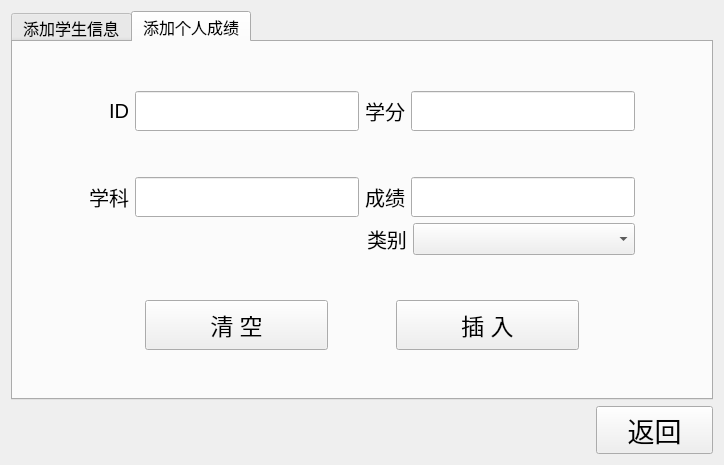
<?xml version="1.0" encoding="UTF-8"?>
<ui version="4.0">
 <class>insert</class>
 <widget class="QWidget" name="insert">
  <property name="geometry">
   <rect>
    <x>0</x>
    <y>0</y>
    <width>724</width>
    <height>465</height>
   </rect>
  </property>
  <property name="windowTitle">
   <string>Form</string>
  </property>
  <layout class="QHBoxLayout" name="horizontalLayout_6">
   <item>
    <layout class="QVBoxLayout" name="verticalLayout_5">
     <item>
      <widget class="QTabWidget" name="tab_ins">
       <property name="font">
        <font>
         <family>Microsoft YaHei UI</family>
         <pointsize>12</pointsize>
        </font>
       </property>
       <property name="currentIndex">
        <number>1</number>
       </property>
       <widget class="QWidget" name="tab">
        <attribute name="title">
         <string>添加学生信息</string>
        </attribute>
        <layout class="QVBoxLayout" name="verticalLayout_4">
         <item>
          <layout class="QVBoxLayout" name="verticalLayout_3">
           <item>
            <layout class="QHBoxLayout" name="horizontalLayout_16">
             <item>
              <spacer name="horizontalSpacer_6">
               <property name="orientation">
                <enum>Qt::Horizontal</enum>
               </property>
               <property name="sizeHint" stdset="0">
                <size>
                 <width>40</width>
                 <height>20</height>
                </size>
               </property>
              </spacer>
             </item>
             <item>
              <layout class="QVBoxLayout" name="verticalLayout" stretch="10,40,5,40,5,40,10">
               <item>
                <spacer name="verticalSpacer_3">
                 <property name="orientation">
                  <enum>Qt::Vertical</enum>
                 </property>
                 <property name="sizeHint" stdset="0">
                  <size>
                   <width>20</width>
                   <height>40</height>
                  </size>
                 </property>
                </spacer>
               </item>
               <item>
                <layout class="QHBoxLayout" name="horizontalLayout_2">
                 <item>
                  <widget class="QLabel" name="label_3">
                   <property name="minimumSize">
                    <size>
                     <width>40</width>
                     <height>0</height>
                    </size>
                   </property>
                   <property name="font">
                    <font>
                     <pointsize>15</pointsize>
                    </font>
                   </property>
                   <property name="text">
                    <string>ID</string>
                   </property>
                   <property name="alignment">
                    <set>Qt::AlignRight|Qt::AlignTrailing|Qt::AlignVCenter</set>
                   </property>
                  </widget>
                 </item>
                 <item>
                  <widget class="QLineEdit" name="lineEdit_2">
                   <property name="minimumSize">
                    <size>
                     <width>0</width>
                     <height>40</height>
                    </size>
                   </property>
                  </widget>
                 </item>
                </layout>
               </item>
               <item>
                <spacer name="verticalSpacer_5">
                 <property name="orientation">
                  <enum>Qt::Vertical</enum>
                 </property>
                 <property name="sizeHint" stdset="0">
                  <size>
                   <width>20</width>
                   <height>40</height>
                  </size>
                 </property>
                </spacer>
               </item>
               <item>
                <layout class="QHBoxLayout" name="horizontalLayout_3">
                 <item>
                  <widget class="QLabel" name="label_4">
                   <property name="minimumSize">
                    <size>
                     <width>30</width>
                     <height>0</height>
                    </size>
                   </property>
                   <property name="maximumSize">
                    <size>
                     <width>50</width>
                     <height>16777215</height>
                    </size>
                   </property>
                   <property name="font">
                    <font>
                     <pointsize>15</pointsize>
                    </font>
                   </property>
                   <property name="text">
                    <string>性别</string>
                   </property>
                   <property name="alignment">
                    <set>Qt::AlignRight|Qt::AlignTrailing|Qt::AlignVCenter</set>
                   </property>
                  </widget>
                 </item>
                 <item>
                  <widget class="QRadioButton" name="radioButton">
                   <property name="minimumSize">
                    <size>
                     <width>0</width>
                     <height>40</height>
                    </size>
                   </property>
                   <property name="font">
                    <font>
                     <pointsize>15</pointsize>
                    </font>
                   </property>
                   <property name="layoutDirection">
                    <enum>Qt::LeftToRight</enum>
                   </property>
                   <property name="text">
                    <string>M</string>
                   </property>
                  </widget>
                 </item>
                 <item>
                  <widget class="QRadioButton" name="radioButton_2">
                   <property name="minimumSize">
                    <size>
                     <width>0</width>
                     <height>40</height>
                    </size>
                   </property>
                   <property name="font">
                    <font>
                     <pointsize>15</pointsize>
                    </font>
                   </property>
                   <property name="text">
                    <string>W</string>
                   </property>
                   <property name="autoExclusive">
                    <bool>true</bool>
                   </property>
                  </widget>
                 </item>
                </layout>
               </item>
               <item>
                <spacer name="verticalSpacer_6">
                 <property name="orientation">
                  <enum>Qt::Vertical</enum>
                 </property>
                 <property name="sizeHint" stdset="0">
                  <size>
                   <width>20</width>
                   <height>40</height>
                  </size>
                 </property>
                </spacer>
               </item>
               <item>
                <layout class="QHBoxLayout" name="horizontalLayout_7">
                 <item>
                  <widget class="QLabel" name="label_6">
                   <property name="minimumSize">
                    <size>
                     <width>40</width>
                     <height>0</height>
                    </size>
                   </property>
                   <property name="maximumSize">
                    <size>
                     <width>40</width>
                     <height>16777215</height>
                    </size>
                   </property>
                   <property name="font">
                    <font>
                     <pointsize>15</pointsize>
                    </font>
                   </property>
                   <property name="text">
                    <string>类别</string>
                   </property>
                   <property name="alignment">
                    <set>Qt::AlignRight|Qt::AlignTrailing|Qt::AlignVCenter</set>
                   </property>
                  </widget>
                 </item>
                 <item>
                  <widget class="QComboBox" name="comboBox">
                   <property name="maximumSize">
                    <size>
                     <width>400</width>
                     <height>30</height>
                    </size>
                   </property>
                   <property name="font">
                    <font>
                     <family>Microsoft YaHei UI</family>
                    </font>
                   </property>
                   <property name="currentIndex">
                    <number>-1</number>
                   </property>
                   <item>
                    <property name="text">
                     <string>本科生</string>
                    </property>
                   </item>
                   <item>
                    <property name="text">
                     <string>研究生</string>
                    </property>
                   </item>
                   <item>
                    <property name="text">
                     <string>博士生</string>
                    </property>
                   </item>
                  </widget>
                 </item>
                </layout>
               </item>
               <item>
                <spacer name="verticalSpacer_2">
                 <property name="orientation">
                  <enum>Qt::Vertical</enum>
                 </property>
                 <property name="sizeHint" stdset="0">
                  <size>
                   <width>20</width>
                   <height>40</height>
                  </size>
                 </property>
                </spacer>
               </item>
              </layout>
             </item>
             <item>
              <spacer name="horizontalSpacer_5">
               <property name="orientation">
                <enum>Qt::Horizontal</enum>
               </property>
               <property name="sizeHint" stdset="0">
                <size>
                 <width>40</width>
                 <height>20</height>
                </size>
               </property>
              </spacer>
             </item>
             <item>
              <layout class="QVBoxLayout" name="verticalLayout_2" stretch="10,40,5,40,5,40,10">
               <item>
                <spacer name="verticalSpacer_4">
                 <property name="orientation">
                  <enum>Qt::Vertical</enum>
                 </property>
                 <property name="sizeHint" stdset="0">
                  <size>
                   <width>20</width>
                   <height>40</height>
                  </size>
                 </property>
                </spacer>
               </item>
               <item>
                <layout class="QHBoxLayout" name="horizontalLayout_5">
                 <item>
                  <widget class="QLabel" name="label_2">
                   <property name="minimumSize">
                    <size>
                     <width>40</width>
                     <height>0</height>
                    </size>
                   </property>
                   <property name="font">
                    <font>
                     <pointsize>14</pointsize>
                    </font>
                   </property>
                   <property name="text">
                    <string>姓名</string>
                   </property>
                  </widget>
                 </item>
                 <item>
                  <widget class="QLineEdit" name="lineEdit">
                   <property name="minimumSize">
                    <size>
                     <width>0</width>
                     <height>40</height>
                    </size>
                   </property>
                   <property name="font">
                    <font>
                     <pointsize>14</pointsize>
                    </font>
                   </property>
                  </widget>
                 </item>
                </layout>
               </item>
               <item>
                <spacer name="verticalSpacer_13">
                 <property name="orientation">
                  <enum>Qt::Vertical</enum>
                 </property>
                 <property name="sizeHint" stdset="0">
                  <size>
                   <width>20</width>
                   <height>40</height>
                  </size>
                 </property>
                </spacer>
               </item>
               <item>
                <layout class="QHBoxLayout" name="horizontalLayout_4">
                 <item>
                  <widget class="QLabel" name="label_5">
                   <property name="minimumSize">
                    <size>
                     <width>40</width>
                     <height>0</height>
                    </size>
                   </property>
                   <property name="font">
                    <font>
                     <pointsize>15</pointsize>
                    </font>
                   </property>
                   <property name="text">
                    <string>专业</string>
                   </property>
                   <property name="alignment">
                    <set>Qt::AlignRight|Qt::AlignTrailing|Qt::AlignVCenter</set>
                   </property>
                  </widget>
                 </item>
                 <item>
                  <widget class="QLineEdit" name="lineEdit_6">
                   <property name="minimumSize">
                    <size>
                     <width>0</width>
                     <height>40</height>
                    </size>
                   </property>
                  </widget>
                 </item>
                </layout>
               </item>
               <item>
                <spacer name="verticalSpacer_7">
                 <property name="orientation">
                  <enum>Qt::Vertical</enum>
                 </property>
                 <property name="sizeHint" stdset="0">
                  <size>
                   <width>226</width>
                   <height>13</height>
                  </size>
                 </property>
                </spacer>
               </item>
               <item>
                <layout class="QHBoxLayout" name="horizontalLayout_8">
                 <item>
                  <widget class="QLabel" name="label_7">
                   <property name="minimumSize">
                    <size>
                     <width>40</width>
                     <height>0</height>
                    </size>
                   </property>
                   <property name="font">
                    <font>
                     <pointsize>15</pointsize>
                    </font>
                   </property>
                   <property name="text">
                    <string>导师</string>
                   </property>
                   <property name="alignment">
                    <set>Qt::AlignRight|Qt::AlignTrailing|Qt::AlignVCenter</set>
                   </property>
                  </widget>
                 </item>
                 <item>
                  <widget class="QLineEdit" name="lineEdit_7">
                   <property name="enabled">
                    <bool>false</bool>
                   </property>
                   <property name="minimumSize">
                    <size>
                     <width>0</width>
                     <height>40</height>
                    </size>
                   </property>
                  </widget>
                 </item>
                </layout>
               </item>
               <item>
                <spacer name="verticalSpacer">
                 <property name="orientation">
                  <enum>Qt::Vertical</enum>
                 </property>
                 <property name="sizeHint" stdset="0">
                  <size>
                   <width>20</width>
                   <height>40</height>
                  </size>
                 </property>
                </spacer>
               </item>
              </layout>
             </item>
             <item>
              <spacer name="horizontalSpacer_7">
               <property name="orientation">
                <enum>Qt::Horizontal</enum>
               </property>
               <property name="sizeHint" stdset="0">
                <size>
                 <width>40</width>
                 <height>20</height>
                </size>
               </property>
              </spacer>
             </item>
            </layout>
           </item>
           <item>
            <layout class="QHBoxLayout" name="horizontalLayout_11" stretch="1,2,1,2,1">
             <item>
              <spacer name="horizontalSpacer_2">
               <property name="orientation">
                <enum>Qt::Horizontal</enum>
               </property>
               <property name="sizeHint" stdset="0">
                <size>
                 <width>40</width>
                 <height>20</height>
                </size>
               </property>
              </spacer>
             </item>
             <item>
              <widget class="QPushButton" name="ins_p1_clear">
               <property name="minimumSize">
                <size>
                 <width>0</width>
                 <height>50</height>
                </size>
               </property>
               <property name="font">
                <font>
                 <pointsize>17</pointsize>
                </font>
               </property>
               <property name="text">
                <string>清 空</string>
               </property>
              </widget>
             </item>
             <item>
              <spacer name="horizontalSpacer_3">
               <property name="orientation">
                <enum>Qt::Horizontal</enum>
               </property>
               <property name="sizeHint" stdset="0">
                <size>
                 <width>40</width>
                 <height>20</height>
                </size>
               </property>
              </spacer>
             </item>
             <item>
              <widget class="QPushButton" name="ins_p1_ins">
               <property name="minimumSize">
                <size>
                 <width>0</width>
                 <height>50</height>
                </size>
               </property>
               <property name="font">
                <font>
                 <pointsize>17</pointsize>
                </font>
               </property>
               <property name="text">
                <string>添 加</string>
               </property>
              </widget>
             </item>
             <item>
              <spacer name="horizontalSpacer_4">
               <property name="orientation">
                <enum>Qt::Horizontal</enum>
               </property>
               <property name="sizeHint" stdset="0">
                <size>
                 <width>40</width>
                 <height>20</height>
                </size>
               </property>
              </spacer>
             </item>
            </layout>
           </item>
          </layout>
         </item>
        </layout>
       </widget>
       <widget class="QWidget" name="tab_2">
        <attribute name="title">
         <string>添加个人成绩</string>
        </attribute>
        <layout class="QVBoxLayout" name="verticalLayout_7">
         <item>
          <spacer name="verticalSpacer_9">
           <property name="orientation">
            <enum>Qt::Vertical</enum>
           </property>
           <property name="sizeHint" stdset="0">
            <size>
             <width>20</width>
             <height>40</height>
            </size>
           </property>
          </spacer>
         </item>
         <item>
          <layout class="QGridLayout" name="gridLayout" rowstretch="30,10,30" columnstretch="10,40,40,10">
           <item row="0" column="0">
            <spacer name="horizontalSpacer_11">
             <property name="orientation">
              <enum>Qt::Horizontal</enum>
             </property>
             <property name="sizeHint" stdset="0">
              <size>
               <width>40</width>
               <height>20</height>
              </size>
             </property>
            </spacer>
           </item>
           <item row="2" column="3">
            <spacer name="horizontalSpacer_14">
             <property name="orientation">
              <enum>Qt::Horizontal</enum>
             </property>
             <property name="sizeHint" stdset="0">
              <size>
               <width>40</width>
               <height>20</height>
              </size>
             </property>
            </spacer>
           </item>
           <item row="2" column="1">
            <layout class="QHBoxLayout" name="horizontalLayout_12">
             <item>
              <widget class="QLabel" name="label_11">
               <property name="minimumSize">
                <size>
                 <width>40</width>
                 <height>0</height>
                </size>
               </property>
               <property name="font">
                <font>
                 <pointsize>15</pointsize>
                </font>
               </property>
               <property name="text">
                <string>学科</string>
               </property>
               <property name="alignment">
                <set>Qt::AlignRight|Qt::AlignTrailing|Qt::AlignVCenter</set>
               </property>
              </widget>
             </item>
             <item>
              <widget class="QLineEdit" name="lineEdit_9">
               <property name="minimumSize">
                <size>
                 <width>0</width>
                 <height>40</height>
                </size>
               </property>
              </widget>
             </item>
            </layout>
           </item>
           <item row="0" column="1">
            <layout class="QHBoxLayout" name="horizontalLayout_13">
             <item>
              <widget class="QLabel" name="label_12">
               <property name="minimumSize">
                <size>
                 <width>40</width>
                 <height>0</height>
                </size>
               </property>
               <property name="font">
                <font>
                 <pointsize>15</pointsize>
                </font>
               </property>
               <property name="text">
                <string>ID</string>
               </property>
               <property name="alignment">
                <set>Qt::AlignRight|Qt::AlignTrailing|Qt::AlignVCenter</set>
               </property>
              </widget>
             </item>
             <item>
              <widget class="QLineEdit" name="lineEdit_10">
               <property name="minimumSize">
                <size>
                 <width>0</width>
                 <height>40</height>
                </size>
               </property>
              </widget>
             </item>
            </layout>
           </item>
           <item row="2" column="2">
            <layout class="QHBoxLayout" name="horizontalLayout_9">
             <item>
              <widget class="QLabel" name="label_8">
               <property name="minimumSize">
                <size>
                 <width>40</width>
                 <height>0</height>
                </size>
               </property>
               <property name="font">
                <font>
                 <pointsize>15</pointsize>
                </font>
               </property>
               <property name="text">
                <string>成绩</string>
               </property>
               <property name="alignment">
                <set>Qt::AlignRight|Qt::AlignTrailing|Qt::AlignVCenter</set>
               </property>
              </widget>
             </item>
             <item>
              <widget class="QLineEdit" name="lineEdit_3">
               <property name="minimumSize">
                <size>
                 <width>0</width>
                 <height>40</height>
                </size>
               </property>
              </widget>
             </item>
            </layout>
           </item>
           <item row="0" column="2">
            <layout class="QHBoxLayout" name="horizontalLayout_10">
             <item>
              <widget class="QLabel" name="label_9">
               <property name="minimumSize">
                <size>
                 <width>40</width>
                 <height>0</height>
                </size>
               </property>
               <property name="font">
                <font>
                 <pointsize>15</pointsize>
                </font>
               </property>
               <property name="text">
                <string>学分</string>
               </property>
               <property name="alignment">
                <set>Qt::AlignRight|Qt::AlignTrailing|Qt::AlignVCenter</set>
               </property>
              </widget>
             </item>
             <item>
              <widget class="QLineEdit" name="lineEdit_8">
               <property name="enabled">
                <bool>true</bool>
               </property>
               <property name="minimumSize">
                <size>
                 <width>0</width>
                 <height>40</height>
                </size>
               </property>
              </widget>
             </item>
            </layout>
           </item>
           <item row="0" column="3">
            <spacer name="horizontalSpacer_13">
             <property name="orientation">
              <enum>Qt::Horizontal</enum>
             </property>
             <property name="sizeHint" stdset="0">
              <size>
               <width>40</width>
               <height>20</height>
              </size>
             </property>
            </spacer>
           </item>
           <item row="2" column="0">
            <spacer name="horizontalSpacer_12">
             <property name="orientation">
              <enum>Qt::Horizontal</enum>
             </property>
             <property name="sizeHint" stdset="0">
              <size>
               <width>40</width>
               <height>20</height>
              </size>
             </property>
            </spacer>
           </item>
           <item row="1" column="1">
            <spacer name="verticalSpacer_11">
             <property name="orientation">
              <enum>Qt::Vertical</enum>
             </property>
             <property name="sizeHint" stdset="0">
              <size>
               <width>20</width>
               <height>40</height>
              </size>
             </property>
            </spacer>
           </item>
           <item row="1" column="2">
            <spacer name="verticalSpacer_12">
             <property name="orientation">
              <enum>Qt::Vertical</enum>
             </property>
             <property name="sizeHint" stdset="0">
              <size>
               <width>20</width>
               <height>40</height>
              </size>
             </property>
            </spacer>
           </item>
          </layout>
         </item>
         <item>
          <layout class="QHBoxLayout" name="horizontalLayout" stretch="62,0,40,12">
           <item>
            <spacer name="horizontalSpacer_15">
             <property name="orientation">
              <enum>Qt::Horizontal</enum>
             </property>
             <property name="sizeHint" stdset="0">
              <size>
               <width>40</width>
               <height>20</height>
              </size>
             </property>
            </spacer>
           </item>
           <item>
            <widget class="QLabel" name="label">
             <property name="font">
              <font>
               <pointsize>15</pointsize>
              </font>
             </property>
             <property name="text">
              <string>类别</string>
             </property>
            </widget>
           </item>
           <item>
            <widget class="QComboBox" name="comboBox_2">
             <property name="font">
              <font>
               <pointsize>15</pointsize>
              </font>
             </property>
             <property name="currentIndex">
              <number>-1</number>
             </property>
             <item>
              <property name="text">
               <string>本科生</string>
              </property>
             </item>
             <item>
              <property name="text">
               <string>研究生</string>
              </property>
             </item>
             <item>
              <property name="text">
               <string>博士生</string>
              </property>
             </item>
            </widget>
           </item>
           <item>
            <spacer name="horizontalSpacer_16">
             <property name="orientation">
              <enum>Qt::Horizontal</enum>
             </property>
             <property name="sizeHint" stdset="0">
              <size>
               <width>40</width>
               <height>20</height>
              </size>
             </property>
            </spacer>
           </item>
          </layout>
         </item>
         <item>
          <spacer name="verticalSpacer_8">
           <property name="orientation">
            <enum>Qt::Vertical</enum>
           </property>
           <property name="sizeHint" stdset="0">
            <size>
             <width>20</width>
             <height>4</height>
            </size>
           </property>
          </spacer>
         </item>
         <item>
          <layout class="QHBoxLayout" name="horizontalLayout_15" stretch="10,15,5,15,10">
           <item>
            <spacer name="horizontalSpacer_8">
             <property name="orientation">
              <enum>Qt::Horizontal</enum>
             </property>
             <property name="sizeHint" stdset="0">
              <size>
               <width>40</width>
               <height>20</height>
              </size>
             </property>
            </spacer>
           </item>
           <item>
            <widget class="QPushButton" name="ins_p2_clear">
             <property name="minimumSize">
              <size>
               <width>0</width>
               <height>50</height>
              </size>
             </property>
             <property name="font">
              <font>
               <pointsize>17</pointsize>
              </font>
             </property>
             <property name="text">
              <string>清 空</string>
             </property>
            </widget>
           </item>
           <item>
            <spacer name="horizontalSpacer_9">
             <property name="orientation">
              <enum>Qt::Horizontal</enum>
             </property>
             <property name="sizeHint" stdset="0">
              <size>
               <width>40</width>
               <height>20</height>
              </size>
             </property>
            </spacer>
           </item>
           <item>
            <widget class="QPushButton" name="ins_p2_ins">
             <property name="minimumSize">
              <size>
               <width>0</width>
               <height>50</height>
              </size>
             </property>
             <property name="font">
              <font>
               <pointsize>17</pointsize>
              </font>
             </property>
             <property name="text">
              <string>插 入</string>
             </property>
            </widget>
           </item>
           <item>
            <spacer name="horizontalSpacer_10">
             <property name="orientation">
              <enum>Qt::Horizontal</enum>
             </property>
             <property name="sizeHint" stdset="0">
              <size>
               <width>40</width>
               <height>20</height>
              </size>
             </property>
            </spacer>
           </item>
          </layout>
         </item>
         <item>
          <spacer name="verticalSpacer_10">
           <property name="orientation">
            <enum>Qt::Vertical</enum>
           </property>
           <property name="sizeHint" stdset="0">
            <size>
             <width>527</width>
             <height>23</height>
            </size>
           </property>
          </spacer>
         </item>
        </layout>
       </widget>
      </widget>
     </item>
     <item>
      <layout class="QHBoxLayout" name="horizontalLayout_14" stretch="10,2">
       <item>
        <spacer name="horizontalSpacer">
         <property name="orientation">
          <enum>Qt::Horizontal</enum>
         </property>
         <property name="sizeHint" stdset="0">
          <size>
           <width>40</width>
           <height>20</height>
          </size>
         </property>
        </spacer>
       </item>
       <item>
        <widget class="QPushButton" name="ins_ret">
         <property name="font">
          <font>
           <pointsize>20</pointsize>
          </font>
         </property>
         <property name="text">
          <string>返回</string>
         </property>
        </widget>
       </item>
      </layout>
     </item>
    </layout>
   </item>
  </layout>
 </widget>
 <resources/>
 <connections/>
</ui>
